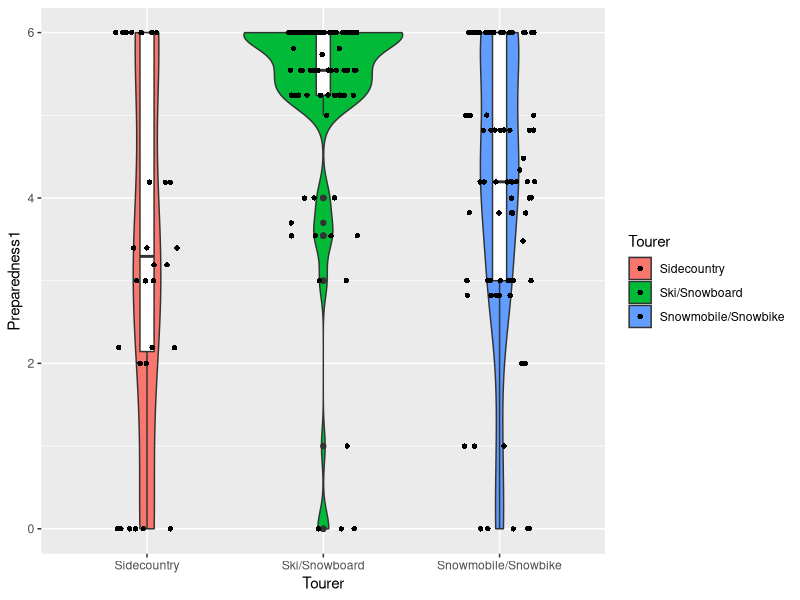
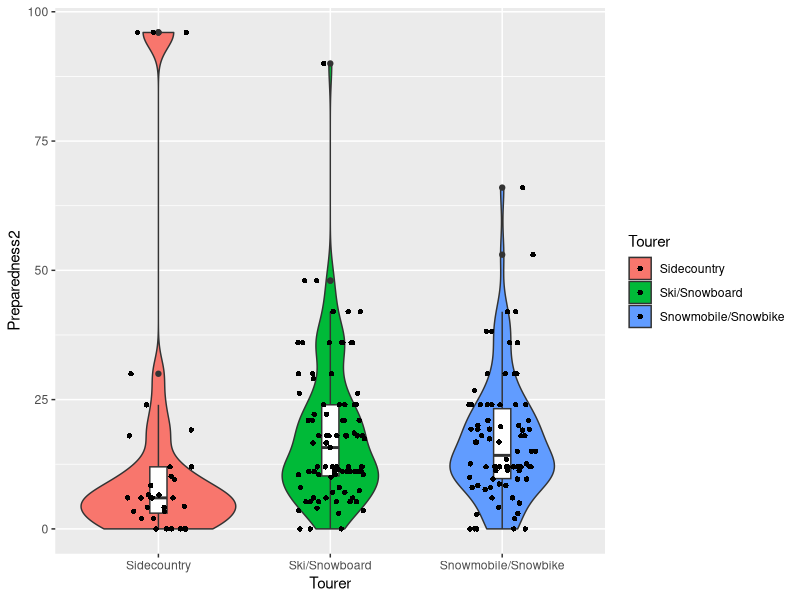
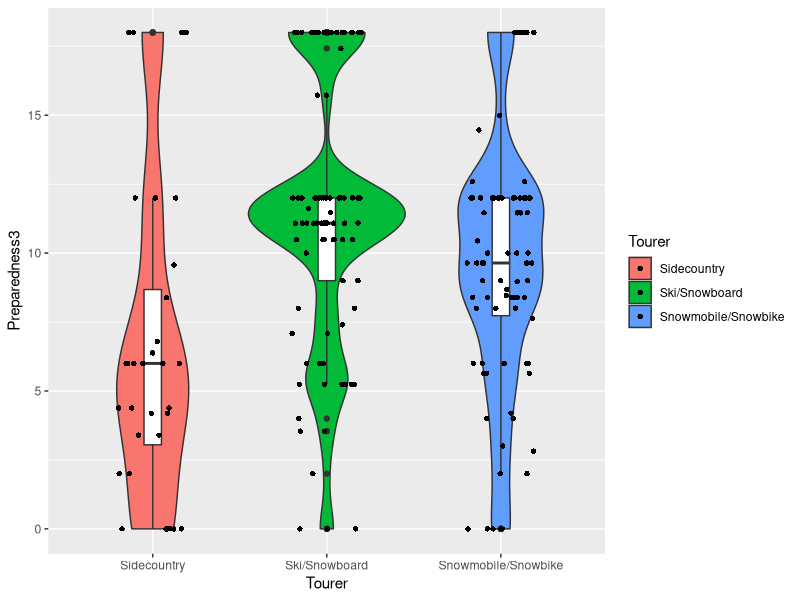
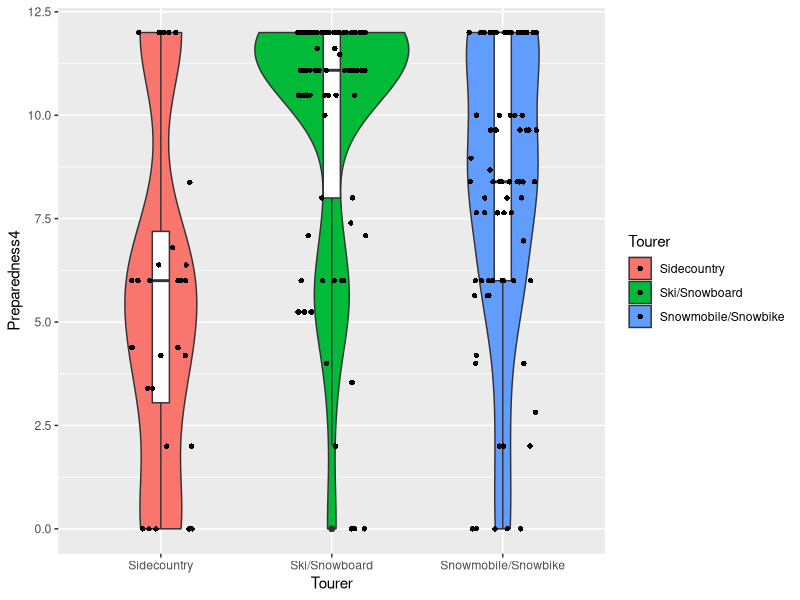
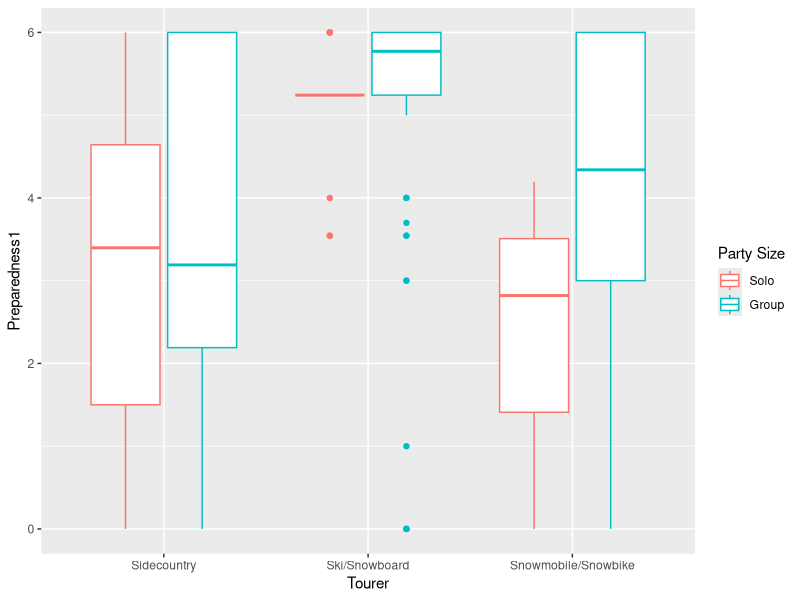
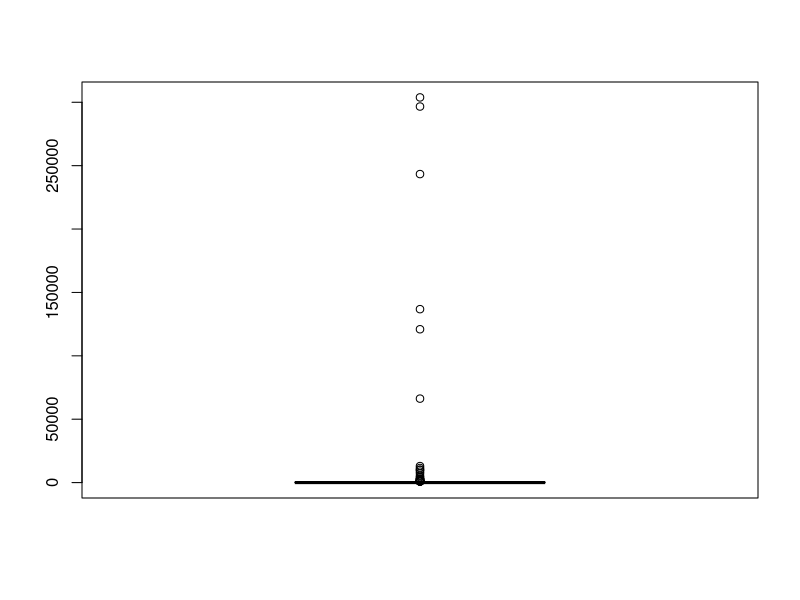
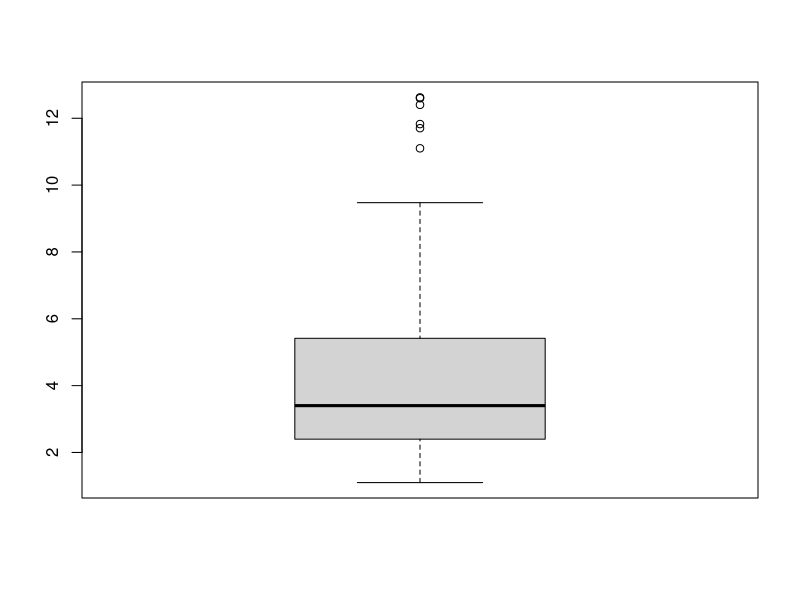
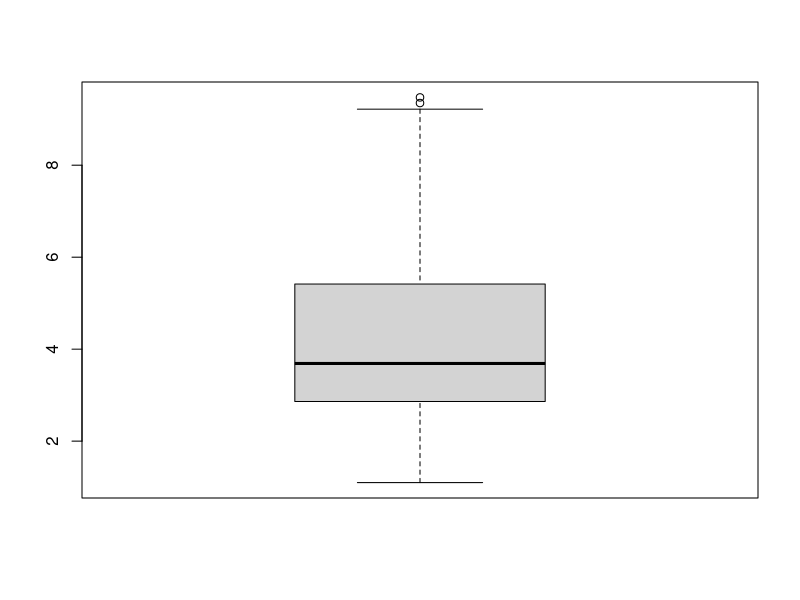

Write the R code that produced these figures, in order.
## ---- chunk 1
knitr::opts_chunk$set(echo = F, warning = F, message = F)
library(xtable)
options(xtable.comment = F)
## ---- chunk 2
library(readxl)
library(tidyverse)
library(ggplot2)
dat = readxl::read_excel('./data/Avalanche_data_raw.xlsx', sheet = 1, na = 'NR')

dat$Shovel = dplyr::recode(dat$Shovel,None = 0, Some = 1, All = 2)
dat$Beacon = dplyr::recode(dat$Beacon,None = 0, Some = 1, All = 2)
dat$Probe = dplyr::recode(dat$Probe,None = 0, Some = 1, All = 2)
## ---- chunk 3
impute.mean <- function(x) replace(x, is.na(x), mean(x, na.rm = TRUE))

dat = dat %>%
  group_by(Tourer) %>%
  mutate(
    Shovel = impute.mean(Shovel),
    Beacon = impute.mean(Beacon),
    Probe = impute.mean(Probe),
    Total_in_party = impute.mean(as.numeric(Total_in_party))
  )
## ---- chunk 4
dat = dat%>%
  rowwise()%>%mutate(Preparedness1 = sum(c(Shovel, Beacon, Probe), na.rm = T))



ggplot(data = dat, aes(x = Tourer, y = Preparedness1, fill = Tourer))+
  geom_violin()+geom_boxplot(width = 0.08, fill = 'white')+geom_jitter(shape = 16, position = position_jitter(0.2))
## ---- chunk 5
dat = dat%>%
  rowwise()%>%mutate(Preparedness2 = sum(c(Shovel, Beacon, Probe), na.rm = T)* Total_in_party)

ggplot(data = dat, aes(x = Tourer, y = Preparedness2, fill = Tourer))+
  geom_violin()+geom_boxplot(width = 0.1, fill = 'white')+geom_jitter(shape = 16, position = position_jitter(0.2))
## ---- chunk 6
dat$Total_in_party_cat = cut(dat$Total_in_party, breaks = c(-Inf,1,4,Inf),left = F, right = T)
dat = dat%>%
  rowwise()%>%mutate(Preparedness3 = sum(c(Shovel, Beacon, Probe), na.rm = T)* as.numeric(Total_in_party_cat))

ggplot(data = dat, aes(x = Tourer, y = Preparedness3, fill = Tourer))+
  geom_violin()+geom_boxplot(width = 0.1, fill = 'white')+geom_jitter(shape = 16, position = position_jitter(0.2))
## ---- chunk 7
dat$Total_in_party_cat_bin = cut(dat$Total_in_party, breaks = c(-Inf,1,Inf),left = F, right = T)
dat = dat%>%
  rowwise()%>%mutate(Preparedness4 = sum(c(Shovel, Beacon, Probe), na.rm = T)* as.numeric(Total_in_party_cat_bin))

ggplot(data = dat, aes(x = Tourer, y = Preparedness4, fill = Tourer))+
  geom_violin()+geom_boxplot(width = 0.1, fill = 'white')+geom_jitter(shape = 16, position = position_jitter(0.2))
## ---- chunk 8
bartlett.test(Preparedness1~Tourer, data = dat)
bartlett.test(Preparedness2~Tourer, data = dat)
bartlett.test(Preparedness3~Tourer, data = dat)
bartlett.test(Preparedness4~Tourer, data = dat)
## ---- chunk 9
fligner.test(Preparedness1~Tourer, data = dat)
fligner.test(Preparedness2~Tourer, data = dat)
fligner.test(Preparedness3~Tourer, data = dat)
fligner.test(Preparedness4~Tourer, data = dat)
## ---- chunk 10
prep.aov = aov(Preparedness1 ~ Tourer, data = dat)
xtable(summary(prep.aov), caption = 'One-way anova of Preparedness1 against Tourer')
## ---- chunk 11
prep.aov = aov(Preparedness2 ~ Tourer, data = dat)
xtable(summary(prep.aov), caption = 'One-way anova of Preparedness2 against Tourer')
## ---- chunk 12
prep.aov = aov(Preparedness3 ~ Tourer, data = dat)
xtable(summary(prep.aov), caption = 'One-way anova of Preparedness3 against Tourer')
## ---- chunk 13
prep.aov = aov(Preparedness4 ~ Tourer, data = dat)
xtable(summary(prep.aov), caption = 'One-way anova of Preparedness4 against Tourer')
## ---- chunk 14
prep.aov = aov(Preparedness3 ~ Tourer, data = dat)
xtable(TukeyHSD(prep.aov)$Tourer)
## ---- chunk 15
oneway.test(Preparedness1~Tourer, data = dat)
oneway.test(Preparedness2~Tourer, data = dat)
oneway.test(Preparedness3~Tourer, data = dat)
oneway.test(Preparedness4~Tourer, data = dat)
## ---- chunk 16
ggplot(data = dat, aes(x = Tourer, y = Preparedness1, color = Total_in_party_cat_bin))+
  geom_boxplot()+
  labs(color = 'Party Size')+
  scale_color_discrete(name = 'Party Size', labels = c('Solo','Group'))
  
## ---- chunk 17
dat$Total_in_party_cat_bin= dplyr::recode(dat$Total_in_party_cat_bin, `(-Inf,1]`='Solo', `(1, Inf]`='Group')

xtable(dat%>%group_by(Tourer, Total_in_party_cat_bin)%>%
  summarise(count = n(), mean = mean(Preparedness1, na.rm = T), sd = sd(Preparedness1, na.rm = T)))
## ---- chunk 18
car::leveneTest(Preparedness1~Tourer * Total_in_party_cat_bin, data = dat)
## ---- chunk 19
aov2<-aov(Preparedness1~Tourer * Total_in_party_cat_bin, data = dat)
car::Anova(aov2, type ='III')
## ---- chunk 20
boxplot(dat$Burial_time)
## ---- chunk 21
(irq = IQR(dat$Burial_time, na.rm = T))
(sum(!is.na(dat$Burial_time)))
(sum(dat$Burial_time>208, na.rm = T))
## ---- chunk 22
boxplot(log(dat$Burial_time))

## ---- chunk 23
sum(log(dat$Burial_time)>10,na.rm = T)
## ---- chunk 24
dat = dat%>%mutate(Log_Burial_time = log(Burial_time))
dat1 = dat[dat$Log_Burial_time>0,]
dat1 = dat1[dat1$Log_Burial_time < 10,]
## ---- chunk 25
boxplot(dat1$Log_Burial_time)
## ---- chunk 26
burial.aov1<-aov(Log_Burial_time ~ Tourer, data = dat1)
summary(burial.aov1)
## ---- chunk 27
ggplot(data = dat, aes(x = Tourer, y = Log_Burial_time))+
  geom_boxplot()+
  ylab(paste0(expression(log),' (Burial Time)'))
## ---- chunk 28
plot_dat<-dat1%>%select(Log_Burial_time, Tourer, Gender, Total_in_party_cat_bin, Preparedness1,Preparedness2, Preparedness3,Preparedness4, Avalanche_Type, Avalanche_Size_RP, Avalanche_Size_DF, Avalanche_Forcast, Elevation, Angle, Aspect)
plot_dat = plot_dat[plot_dat$Log_Burial_time<1000,]



library(gridExtra)
get_plot<-function(indep.var){
  stat_box_data<-function(y){
    return(
      data.frame(
        y = 300,
        label = paste0('n = ', sum(!is.na(y)), '\n',
                       'mu = ', round(mean(y, na.rm = T),2), '\n',
                       )
      )
    )
  }
  if(class(plot_dat[[indep.var]])=='numeric'){
    plt<-ggplot(data = plot_dat%>%select(Log_Burial_time, indep.var), 
                         aes_string(x = indep.var, y = 'Log_Burial_time'))+
                    geom_point()+geom_smooth(method = 'lm')+
                    theme(axis.text.x = element_text(angle = 45), text = element_text(size = 20))+
  ylab(paste0(expression(log),' (Burial Time)'))
  }else{
      plt<-ggplot(data = plot_dat%>%select(Log_Burial_time, indep.var), 
                         aes_string(x = indep.var, y = 'Log_Burial_time'))+
                  geom_boxplot()+
                  stat_summary(fun.data = stat_box_data, geom = 'text', hjust = 0.5, vjust = 0.9)+
                    theme(axis.text.x = element_text(angle = 45), text = element_text(size = 20))+
  ylab(paste0(expression(log),' (Burial Time)'))
    
  }
  x_label = case_when(indep.var == "Avalanche_Size_RP" ~ 'Avalanche Size (Relative)',
                      indep.var == "Avalanche_Size_DF" ~ 'Avalanche Size (Destructive)',
                      TRUE ~ indep.var
  )
  plt = plt + xlab(x_label)

return(plt)
}

p<-list()
for(indep.var in names(plot_dat)[-1]){
  p[[indep.var]] = get_plot(indep.var)
}
do.call(grid.arrange, p)
get_plot('Preparedness4')
get_plot('Avalanche_Size_RP')
get_plot('Avalanche_Size_DF')
## ---- chunk 29
dat$Burial_time_15<-factor(as.numeric(dat$Burial_time<15), labels = c('more_than_15','less_than_15'))
contin_table<-table(dat$Burial_time_15, dat$Tourer)
xtable(contin_table)
bar_data <-data.frame(contin_table)
get_prop<-function(tourer){
  bar_data$Freq[bar_data$Var2==tourer & bar_data$Var1 =='less_than_15']/
    bar_data$Freq[bar_data$Var2==tourer & bar_data$Var1 =='more_than_15']
}
tourer = unique(dat$Tourer)
bar_data<-c(get_prop(tourer[1]), get_prop(tourer[2]),get_prop(tourer[3]))
barplot(bar_data, names.arg = tourer, ylab = 'Burial time <15/>15 min', xlab = 'Tourer')
## ---- chunk 30
chisq.test(table(dat$Burial_time<15, dat$Tourer))
## ---- chunk 31
n_fun <-function(x){
  return(data.frame(y = 12, label = paste0('Mean = ', round(mean(x),2))))
}

oneway.test(Total_in_party ~ Tourer, data = dat)
ggplot(data = dat, aes(x = Tourer, y = Total_in_party))+
  geom_boxplot()+ylab('Total in party')+
  stat_summary(fun.y = mean, geom = 'point', shape = 8, size = 4)+
  stat_summary(fun.data = n_fun, geom = 'text')
## ---- chunk 32
chisq.test(table(dat$Avalanche_Type, dat$Tourer))
contin_table<-table(dat$Avalanche_Type, dat$Tourer)
xtable(contin_table)
ggplot(data = data.frame(contin_table), aes(x = Var1, y = Freq, fill = Var2))+ geom_bar(stat = 'identity',position = position_dodge())
## ---- chunk 33
chisq.test(contin_table[c(2,4),])
## ---- chunk 34
chisq.test(table(dat$Avalanche_Size_RP, dat$Tourer))
contin_table<-table(dat$Avalanche_Size_RP, dat$Tourer)
xtable(contin_table)
ggplot(data = data.frame(contin_table), aes(x = Var1, y = Freq, fill = Var2))+ geom_bar(stat = 'identity',position = position_dodge())+
  labs(x = 'Avalanche Size (Relative)', y = 'Frequency', fill = 'Tourer' )
## ---- chunk 35
kept = !dat$Avalanche_Size_RP%in%c('R5')
x = dat$Tourer[kept]
y = dat$Avalanche_Size_RP[kept]
y[y=='R3.5']<-'R3'
chisq.test(table(y,x))
contin_table<-table(y,x)
xtable(contin_table)
ggplot(data = data.frame(contin_table), aes(x = y, y = Freq, fill = x))+ geom_bar(stat = 'identity',position = position_dodge())+labs(x = 'Avalanche Size (Relative)', y = 'Frequency', fill = 'Tourer')+
  labs(x = 'Avalanche Size (Relative)', y = 'Frequency', fill = 'Tourer' )
  




## ---- chunk 36
x = dat$Tourer
y = dat$Avalanche_Size_DF
y[y=='D2.5']<-'D2'
y[y=='D3.5']<-'D3'
y[y=='D1.5']<-'D1'
chisq.test(table(y,x))
contin_table<-table(y,x)
xtable(contin_table)
ggplot(data = data.frame(contin_table), aes(x = y, y = Freq, fill = x))+ geom_bar(stat = 'identity',position = position_dodge())+
  labs(x = 'Avalanche Size (Destructive)', y = 'Frequency', fill = 'Tourer' )
## ---- chunk 37
kept = !dat$Avalanche_Size_RP%in%c('D1.5')
chisq.test(table(dat$Avalanche_Size_DF[kept], dat$Tourer[kept]))
contin_table<-table(dat$Avalanche_Size_DF[kept], dat$Tourer[kept])
xtable(contin_table)
ggplot(data = data.frame(contin_table), aes(x = Var1, y = Freq, fill = Var2))+ geom_bar(stat = 'identity',position = position_dodge())+
  labs(x = 'Avalanche Size (Destructive)', y = 'Frequency', fill = 'Tourer' )
## ---- chunk 38

n_fun <-function(x){
  return(data.frame(y = 12, label = paste0('Mean = ', round(mean(x),2))))
}


dat$Burial_Depth<-as.numeric(dat$Burial_Depth)
oneway.test(Burial_Depth ~ Tourer, data = dat)
ggplot(data = dat, aes(x = Tourer, y = Burial_Depth))+
  geom_boxplot()+
  stat_summary(fun.y = mean, geom = 'point', shape = 8, size = 4)+
  stat_summary(fun.data = n_fun, geom = 'text')+ylab('Burial Depth')
## ---- chunk 39
chisq.test(table(dat$Avalanche_Forcast, dat$Tourer))
contin_table<-table(dat$Avalanche_Forcast, dat$Tourer)
xtable(contin_table)
ggplot(data = data.frame(contin_table), aes(x = Var1, y = Freq, fill = Var2))+ geom_bar(stat = 'identity',position = position_dodge())

